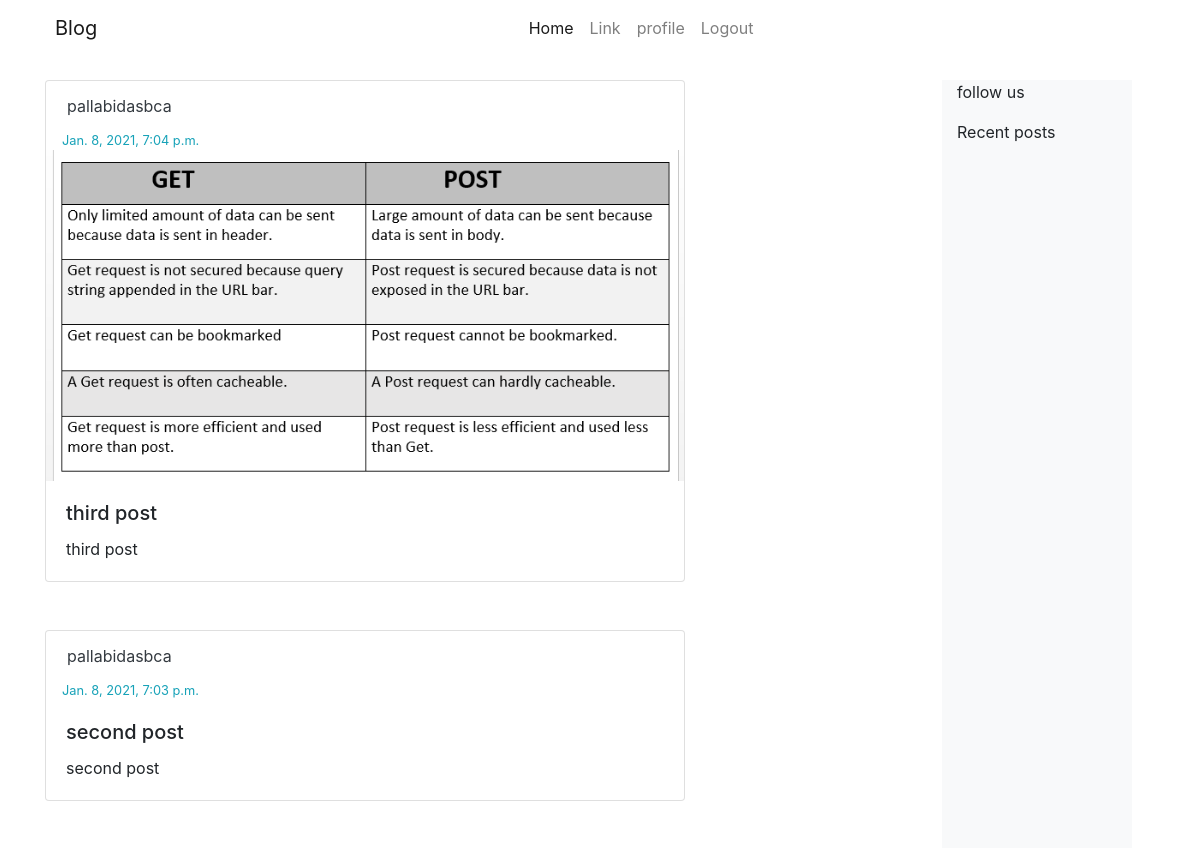
Before: / (signed in, upper part) with the older database file.
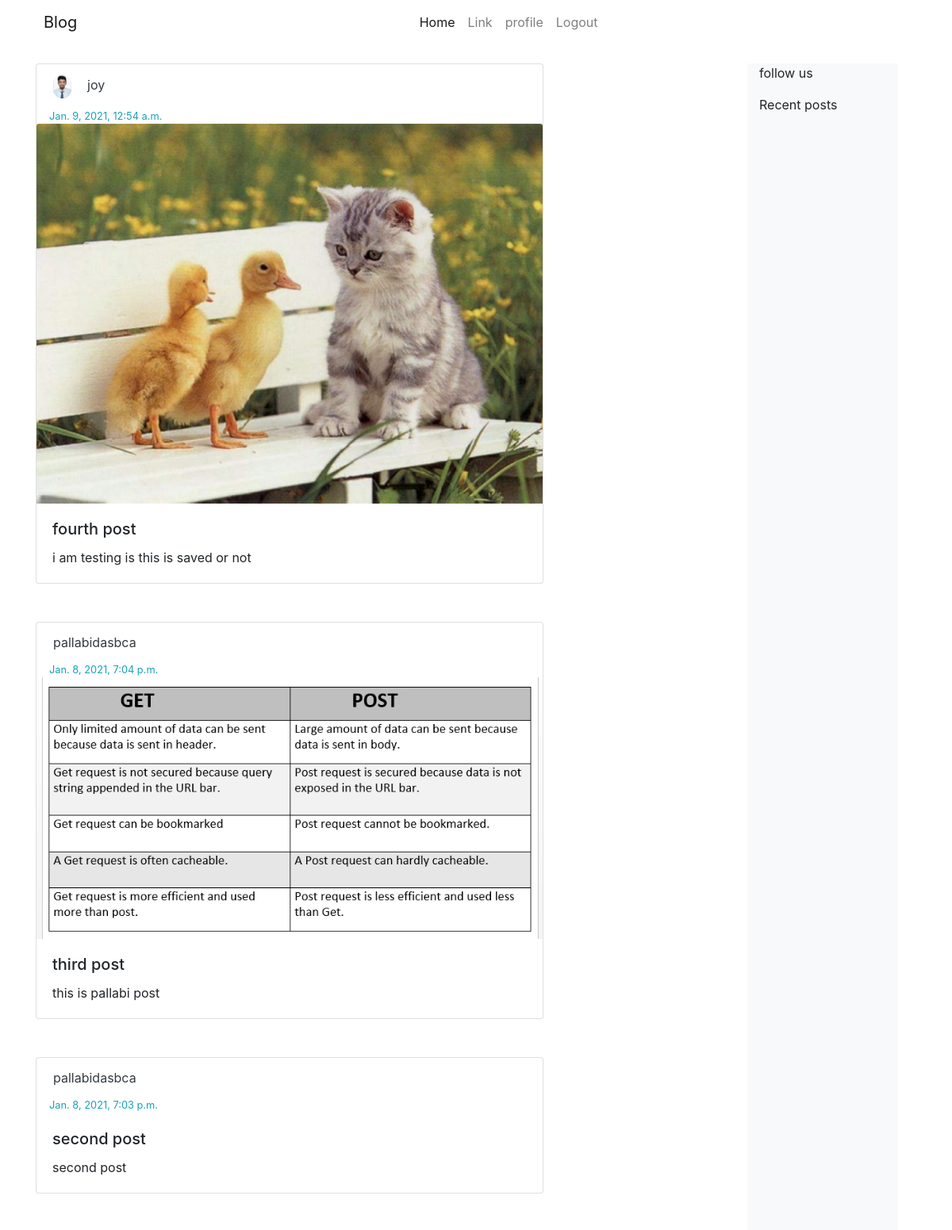
After: the same page with the newer database file.
### blog/models.py (models this page shows, shortened)
class Post(models.Model):
    title = models.CharField(max_length=128)
    user=models.ForeignKey(User,on_delete=models.CASCADE)
    description = models.TextField()
    creation_date = models.DateTimeField(auto_now_add=True)
    image = models.ImageField(upload_to='images/post/', blank=True, null=True)

class UserProfile(models.Model):
    profile_Image = models.ImageField(upload_to='images/', null=True)
    bio = models.TextField(null=True)
    user = models.OneToOneField(User, null=True, on_delete=models.CASCADE)
    cover_Image = models.ImageField(upload_to='images/cover_img/', null=True, blank=True)
    secondary_school = models.ForeignKey(SecondarySchool, null=True, blank=True, on_delete=models.DO_NOTHING)
    higher_secondary_school = models.ForeignKey(HigherSecondarySchool, null=True, blank=True, on_delete=models.DO_NOTHING)

### blog/views.py (the view)
# urls.py: path('', views.index, name="home"),
@login_required(login_url='/login/')
def index(request):
    posts = Post.objects.all()
    return render(request, 'blog/home.html', context={'posts':posts})

### blog/templates/blog/home.html (shortened to what this page needs)
{% extends 'base.html' %}
{% load static %}
{% load static %}
{% block css %}
    <link rel="stylesheet" href="{% static 'css/mystyle.css' %}">
    <link rel="stylesheet" href="{% static 'css/home.css' %}">
{% endblock %}
{% block content %}
    <header>
        {% include 'blog/navbar.html' %}
    </header>
    <main>
        {% include 'blog/content.html' %}
    </main>
{% endblock %}

### blog/templates/blog/content.html
<section class="mt-4">
    <div class="container">
        <div class="row">
            <div class="col-md-6 posts">
                {% if posts %}
                    {% for post in posts reversed %}
                    <div class="card mb-5" style="width: 40rem;">
                        <a href="{% url 'blog:profile' post.user.id %}" class="nav-link alert text-dark mb-0">
                            {% if post.user.userprofile.profile_Image %}
                            <img src="/media/{{post.user.userprofile.profile_Image}}" id="profilepic" alt="dp" class="mr-3">
                            {% endif %}
                            {% if post.user.first_name %}
                                {{post.user.first_name}} {{post.user.last_name}}
                            {% else %}
                                {{post.user}}
                            {% endif %}
                        </a>
                        <small class="text-info ml-3">{{post.creation_date}}</small>
                        {% if post.image %}
                        <a href="{% url 'blog:postdetail' post.id %}">
                            <img src="/media/{{post.image}}" class="card-img-top h-25" alt="...">
                        </a>
                        {% endif %}
                      <div class="card-body">
                        <h5 class="card-title">{{post.title}}</h5>
                        <p class="card-text">{{post.description|linebreaksbr}}</p>
                      </div>
                    </div>
                    {% endfor %}
                {% else %}
                    <p class="h3">Sorry no posts available</p>
                {% endif %}
            </div>
            <div class="col-md-2 bg-light recent">
                <div class="row">
                    <div class="col">
                        <p>follow us</p>
                    </div>
                </div>
                <div class="row">
                    <div class="col">
                        <p>Recent posts</p>
                    </div>
                </div>
            </div>
        </div>
    </div>
</section>

Changed rows visible on the page:
added Post: user.userprofile.profile_Image (picture), user "joy", creation_date "Jan. 9, 2021, 12:54 a.m.", image (picture), title "fourth post", description "i am testing is this is saved or not"
changed Post "third post": description "third post" → "this is pallabi post"
